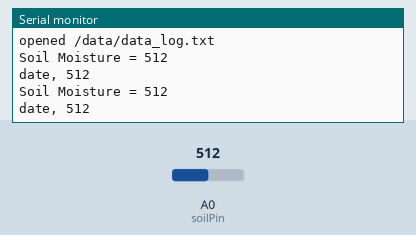
The sketch below on a simulated Arduino Uno, built with avr-gcc and run on an emulated ATmega328P. Parts: the last lines printed to the serial monitor. The test bench sets the inputs (shaded band); at power-on: A0 (soilPin) = 512. Storage starts empty.

Above: at 1.8 s.
1.9 s: A0 (soilPin) set to 716
At 2.9 s:
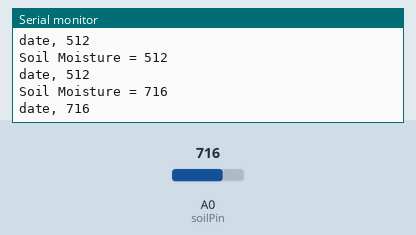
3.4 s: A0 (soilPin) set to 900
At 4.9 s:
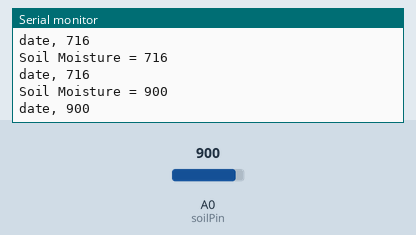
Timing chart, 0 to 6.4 s (numbered marks = the images above; inputs shaded):
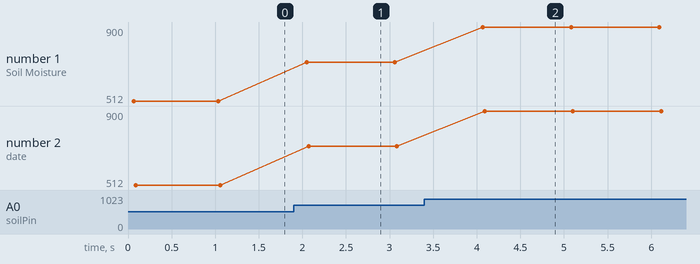

Measured:
- after the input at 1.9 s, the serial monitor: prints a new line after 0.15 s (image 1)
- after the input at 3.4 s, the serial monitor: prints a new line after 0.67 s (image 2)
- plotted number 1: 512 → 716 after the input at 1.9 s, 716 → 900 after the input at 3.4 s
- plotted number 2: 512 → 716 after the input at 1.9 s, 716 → 900 after the input at 3.4 s

The sketch:

Soil_moisture.ino
```cpp
// (licence header left out)
#include <SPI.h>
#include <SD.h>

const int soilPin = A0;   // Declare a variable for the soil moisture sensor
const int soilPower = 7;  // Variable for Soil moisture Power

const int chipSelect = 4; // CS pin for the SD card

const String dataFileName = "/data/data_log.txt";

//Rather than powering the sensor through the 3.3V or 5V pins,
//we'll use a digital pin to power the sensor. This will
//prevent corrosion of the sensor as it sits in the soil.

File dataFile; // Data file

void setup()
{
  Serial.begin(9600);   // open serial over USB
  while (!Serial) {
    ; // wait for serial port to connect. Needed for native USB port only
  }

  // 'Power' the resistive probe using a digital I/O pin so that the probe is only
  // powered during measurements to limit corrosion
  pinMode(soilPower, OUTPUT);   // Set D7 as an OUTPUT
  digitalWrite(soilPower, LOW); // Set to LOW so no power is flowing through the sensor

  // Configure the SD card I/O
  if (!SD.begin(chipSelect)) {
    Serial.println("Card failed, or not present");
    // don't do anything more
    while (1);
  }
  Serial.println("card initialized.");

  // Open the data file in append mode
  dataFile = SD.open(dataFileName, FILE_WRITE);
  if (dataFile) {
    Serial.println("opened " + dataFileName);
  }
  else {
    Serial.println("error opening " + dataFileName);
    while (1);
  }

}

void loop()
{
  Serial.print("Soil Moisture = ");
  // get soil moisture value from the function below and print it
  int val = readSoil();
  Serial.println(val);

  log_measurement(val);

  // This 1 second timefrme is used so you can test the sensor and see it change in real-time.
  // For in-plant applications, you will want to take readings much less frequently.
  delay(1000);//take a reading every second
}

//This is a function used to get the soil moisture content
int readSoil()
{
  int val;

    digitalWrite(soilPower, HIGH);//turn D7 "On"
    delay(10);//wait 10 milliseconds
    val = analogRead(soilPin);//Read the SIG value form sensor
    digitalWrite(soilPower, LOW);//turn D7 "Off"
    return val;//send current moisture value
}

void log_measurement(int val)
{
  String dataString = "date, " + String(val);

  // if the file is available, write to it:
  if (dataFile) {
    // FIXME Add a RTC to this.
    dataFile.println(dataString);
    dataFile.flush();
    // print to the serial port too:
    Serial.println(dataString);
  }
  // if the file isn't open, pop up an error:
  else {
    Serial.println("error opening " + dataFileName);
  }
}
```
